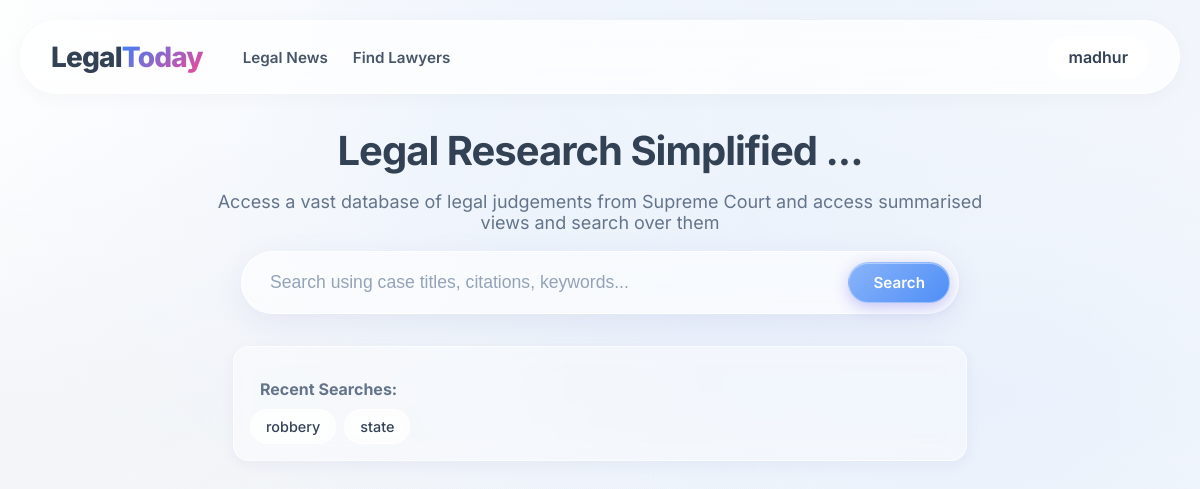
Before: / (signed in) with the older database file.
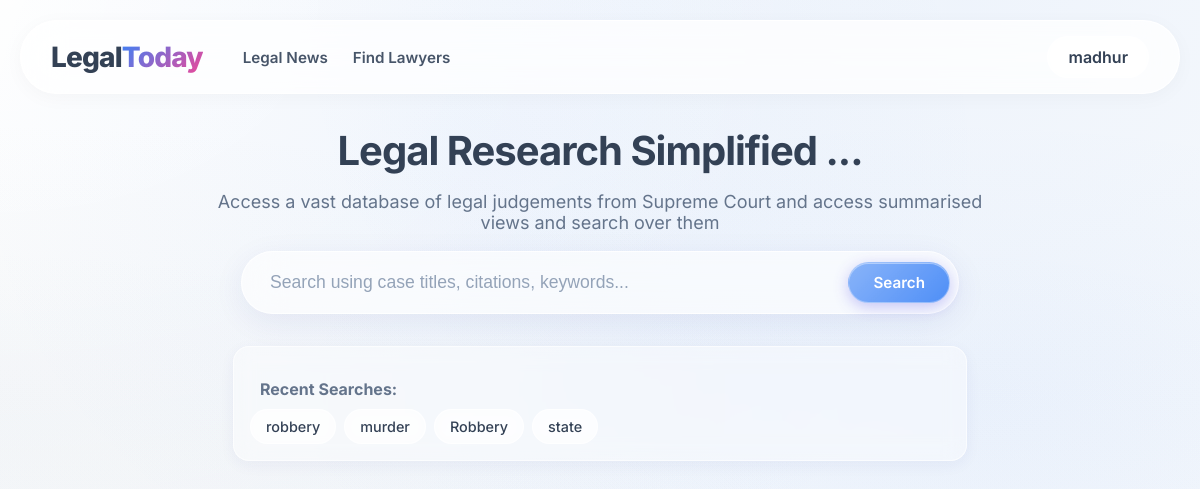
After: the same page with the newer database file.
### tables this page shows
CREATE TABLE history (id INTEGER PRIMARY KEY AUTOINCREMENT, email TEXT NOT NULL, query TEXT NOT NULL, created_at DATETIME DEFAULT CURRENT_TIMESTAMP);

### app.py (the view)
@app.route('/')
def index():
    email = session.get("email")
    name = session.get("name")
    past_queries = []
    if session.get("login_status"):
        conn = get_db_connection()
        cursor = conn.cursor()
        cursor.execute('''SELECT query FROM history WHERE email=? ORDER BY created_at DESC LIMIT 5''',(email,))
        past_queries = [row for row in cursor.fetchall()]
        conn.close()
    return render_template("index.html", login_status=session.get("login_status", False), name=name, email=email, past_queries=past_queries)

### app.py (called while the page is built)
def get_db_connection():
    conn = sqlite3.connect('users.db')
    conn.row_factory = sqlite3.Row
    return conn

### templates/index.html (shortened to what this page needs)
<!DOCTYPE html>
<html lang="en">
<head>
    <link rel="stylesheet" href="../static/css/styles.css">
    <link rel="stylesheet" href="../static/css/layout.css">
    <link rel="stylesheet" href="../static/css/buttons.css">
    <link rel="stylesheet" href="../static/css/content.css">
    <link rel="stylesheet" href="../static/css/form.css">
    <link rel="stylesheet" href="../static/css/auth.css">
    <link rel="stylesheet" href="../static/css/results.css">
    <link rel="stylesheet" href="../static/css/documents.css">
    <link rel="stylesheet" href="../static/css/user.css">
</head>
<body>
    <div class="page-container">
        <div class="content-wrapper">
            <header class="header">
                <a href="{{ url_for('index') }}" class="logo">Legal<span>Today</span></a>
                <nav class="header-nav">
                    <a href="{{ url_for('news') }}">Legal News</a>
                    <a href="{{ url_for('lawyers') }}">Find Lawyers</a>
                </nav>
                <div class="header-right">
                    {% if login_status==False %}
                    <div class="header-buttons">
                        <button id="login-but" class="button-l">Login</button>
                        <button id="register-but" class="button-r">Registration</button>
                    </div>
                    {% else %}
                    <div class="user-menu">
                        <span class="username">{{ name }}</span>
                    </div>
                    {% endif %}
                </div>
            </header>
            <main class="main-content">
                <section class="h-section">
                    <div class="h-text">
                        <h2>Legal Research Simplified ...</h2>
                        <p>Access a vast database of legal judgements from Supreme Court and access summarised views and
                            search over them</p>
                    </div>
                    <form id="search-form" class="search-form" action="{{ url_for('search_query',page_num=1) }}"
                        method="GET">
                        <div class="search-input">
                            <input type="text" id="search-input" name="query" autocomplete="off"
                                placeholder="Search using case titles, citations, keywords..." required>
                            <button type="submit" class="button-r search-button">Search</button>
                        </div>
                    </form>
                    {% if past_queries %}
                    <div class="recent-history">
                        <h3
                            style="font-size: 1rem; color: var(--color-text-muted); margin-bottom: 10px; text-align: left; padding-left: 10px;">
                            Recent Searches:</h3>
                        <ul style="list-style: none; padding: 0; margin: 0; display: flex; flex-wrap: wrap; gap: 8px;">
                            {% for item in past_queries %}
                            <li>
                                <a href="#" class="recent-query-link" data-query="{{ item[0] }}">
                                    {{ item[0] }}
                                </a>
                            </li>
                            {% endfor %}
                        </ul>
                    </div>
                    {% endif %}
        </div>
    </div>
</body>
</html>

Changed rows visible on the page:
added history: query "murder"
added history: query "Robbery"
